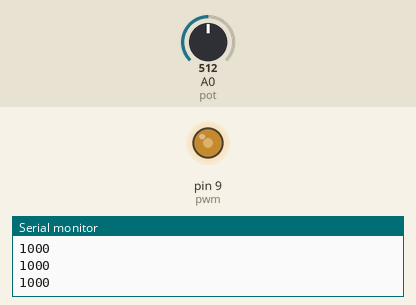
Simulated run of this sketch. Board: Arduino Uno, built with avr-gcc and run on an emulated ATmega328P. On the bench: output pins drawn as LEDs (lit = HIGH), the last lines printed to the serial monitor. The test bench sets the inputs (shaded band); at power-on: A0 (pot) = 512.

Above: at 1.2 s.
1.3 s: A0 (pot) set to 716
At 2.4 s:
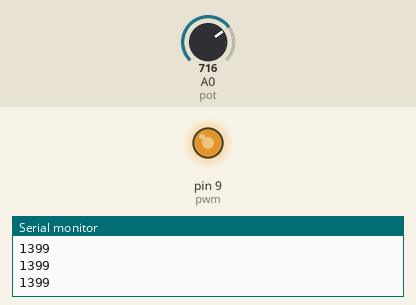
2.8 s: A0 (pot) set to 900
At 3.4 s:
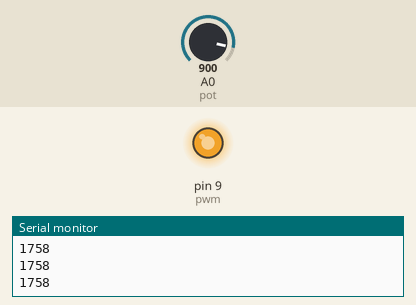
4.3 s: A0 (pot) set to 122
At 5.5 s:
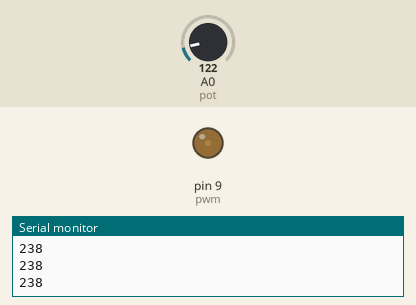
Timing chart, 0 to 7.3 s (numbered marks = the images above; inputs shaded):
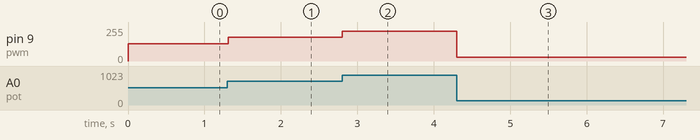

The sketch:

pwm_3.ino
```cpp
// #define pot A0
// #define pwm 9
// int pwmVal = 0;
// const float freq=2000;
// void setup() {
//   pinMode(pot, INPUT);
//   pinMode(pwm, OUTPUT);
//   Serial.begin(9600);
// }

// void loop() {
//   unsigned int potVal = analogRead(pot);
//   pwmVal = map(potVal, 0, 1023, 0, 255);

//   Serial.println(pwmVal);
//   analogWrite(pwm, pwmVal);
//   // delay(100);
// }

#define pot A0
#define pwm 9

void setup() {
  pinMode(pot, INPUT);
  pinMode(pwm, OUTPUT);
  Serial.begin(9600);

  // Configure Timer1 for 2 kHz PWM on pin 9
  TCCR1A = 0;               // Clear TCCR1A register
  TCCR1B = 0;               // Clear TCCR1B register
  TCNT1  = 0;               // Initialize counter value to 0

  TCCR1A |= (1 << COM1A1);  // Non-inverting mode
  TCCR1A |= (1 << WGM11);   // Mode 14: Fast PWM, TOP = ICR1
  TCCR1B |= (1 << WGM13) | (1 << WGM12); // Mode 14: Fast PWM, TOP = ICR1
  TCCR1B |= (1 << CS10);    // No prescaling

  ICR1 = 1999;              // Set TOP value for 2 kHz frequency
}

void loop() {
  unsigned int potVal = analogRead(pot);
  int pwmVal = map(potVal, 0, 1023, 0, 1999); // Map pot value to ICR1 range for duty cycle

  Serial.println(pwmVal);
  OCR1A = pwmVal;           // Set PWM duty cycle
  if (pwmVal <110)
    OCR1A = 110;
  delay(10);               // Short delay for stabilization
}
```

Measured:
- after the input at 1.3 s, pin 9 (pwm): 128/255 → 178/255 at once
- after the input at 2.8 s, pin 9 (pwm): 178/255 → 224/255 at once
- after the input at 4.3 s, pin 9 (pwm): 224/255 → 30/255 at once
